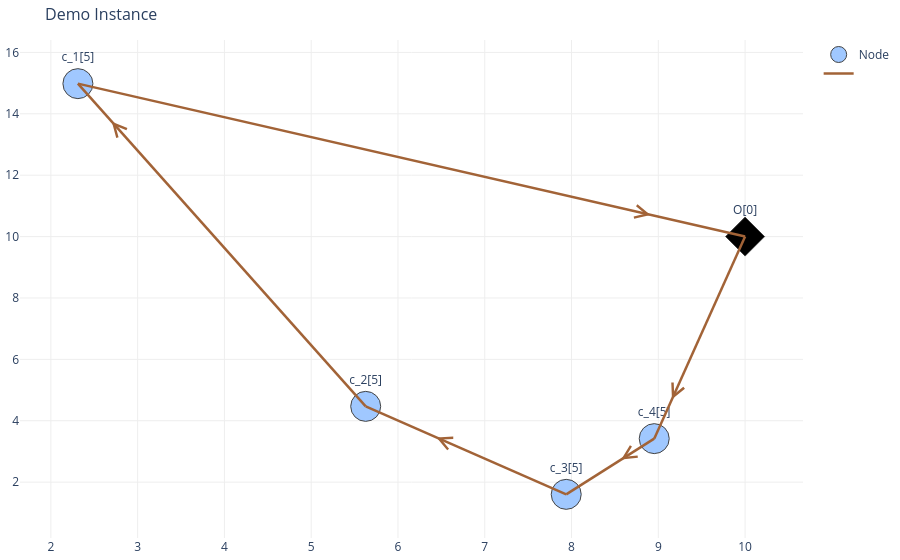

Notebook code cell kept with this figure:
### Code cell
print(y.loc[['m','lr']][optimal_routes_TSP.index])
formatted_routes_list_I = TSP_model.getRoute4Plot(_route_name_list=optimal_routes_TSP.index.to_list(), _colums_df=y,_route_config=edge_plot_config)
vis_sol.plot_network(formatted_routes_list_I,node_trace,_title="Demo Instance",_cus_dem=testing_cust_dem)

### Figure 1 — Plotly figure (JSON) as saved in the notebook; plotly's stock layout.template omitted (floating-point values rounded to 4 significant figures)
{"data": [{"marker": {"color": [2, 2, 2, 2, 4], "colorscale": [[0, "rgb(0,0,0)"], [0.25, "rgb(230,0,0)"], [0.5, "rgb(230,210,0)"], [0.75, "rgb(255,255,255)"], [1, "rgb(160,200,255)"]], "line": {"width": 1}, "reversescale": true, "showscale": false, "size": 30, "symbol": ["circle", "circle", "circle", "circle", "diamond"]}, "mode": "markers+text", "name": "Node", "text": ["c_4[5]", "c_2[5]", "c_1[5]", "c_3[5]", "O[0]"], "textposition": "top center", "type": "scatter", "x": [8.953, 5.628, 2.312, 7.939, 10], "y": [3.417, 4.468, 14.98, 1.602, 10]}, {"hoverinfo": "text", "line": {"color": "#a26337", "width": 2.5}, "mode": "lines+text", "name": "", "text": "", "textposition": "middle center", "type": "scatter", "x": [8.953, 7.939, null, 10, 8.953, null, 5.628, 2.312, null, 7.939, 5.628, null, 2.312, 10, null], "y": [3.417, 1.602, null, 10, 3.417, null, 4.468, 14.98, null, 1.602, 4.468, null, 14.98, 10, null]}], "layout": {"annotations": [{"arrowcolor": "#a26337", "arrowhead": 5, "arrowsize": 2.5, "ax": 8.914, "axref": "x", "ay": 3.348, "ayref": "y", "showarrow": true, "x": 8.573, "xref": "x", "y": 2.737, "yref": "y"}, {"arrowcolor": "#a26337", "arrowhead": 5, "arrowsize": 2.5, "ax": 9.267, "axref": "x", "ay": 5.392, "ayref": "y", "showarrow": true, "x": 9.157, "xref": "x", "y": 4.701, "yref": "y"}, {"arrowcolor": "#a26337", "arrowhead": 5, "arrowsize": 2.5, "ax": 2.913, "axref": "x", "ay": 13.08, "ayref": "y", "showarrow": true, "x": 2.703, "xref": "x", "y": 13.74, "yref": "y"}, {"arrowcolor": "#a26337", "arrowhead": 5, "arrowsize": 2.5, "ax": 6.883, "axref": "x", "ay": 2.911, "ayref": "y", "showarrow": true, "x": 6.444, "xref": "x", "y": 3.456, "yref": "y"}, {"arrowcolor": "#a26337", "arrowhead": 5, "arrowsize": 2.5, "ax": 8.322, "axref": "x", "ay": 11.09, "ayref": "y", "showarrow": true, "x": 8.909, "xref": "x", "y": 10.71, "yref": "y"}], "hovermode": "closest", "margin": {"b": 20, "l": 5, "r": 5, "t": 40}, "plot_bgcolor": "rgba(0,0,0,0)", "showlegend": true, "title": {"font": {"size": 16}, "text": "Demo Instance"}, "xaxis": {"gridcolor": "#eee", "showgrid": true, "showticklabels": true, "zeroline": true}, "yaxis": {"gridcolor": "#eee", "showgrid": true, "showticklabels": true, "zeroline": true}}}
